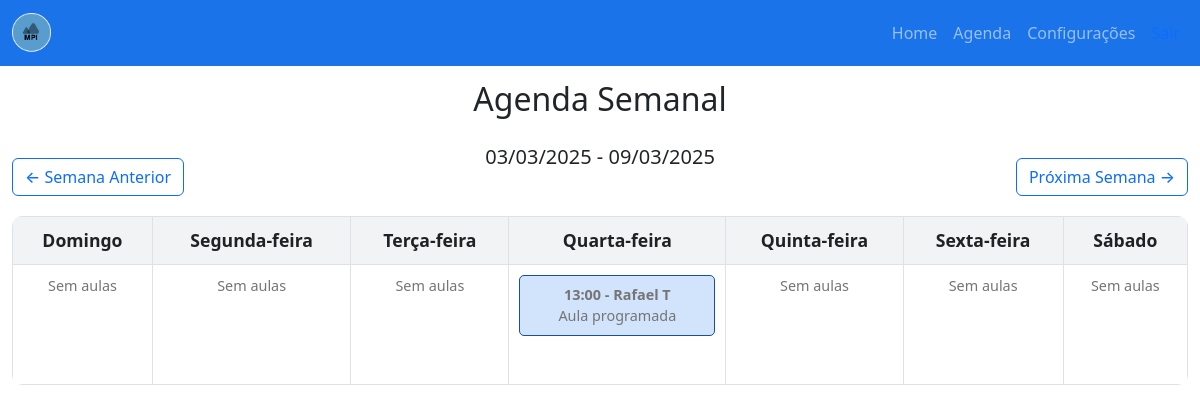
The page /agenda.php?semana=-1 (signed in) on the database as committed earlier.
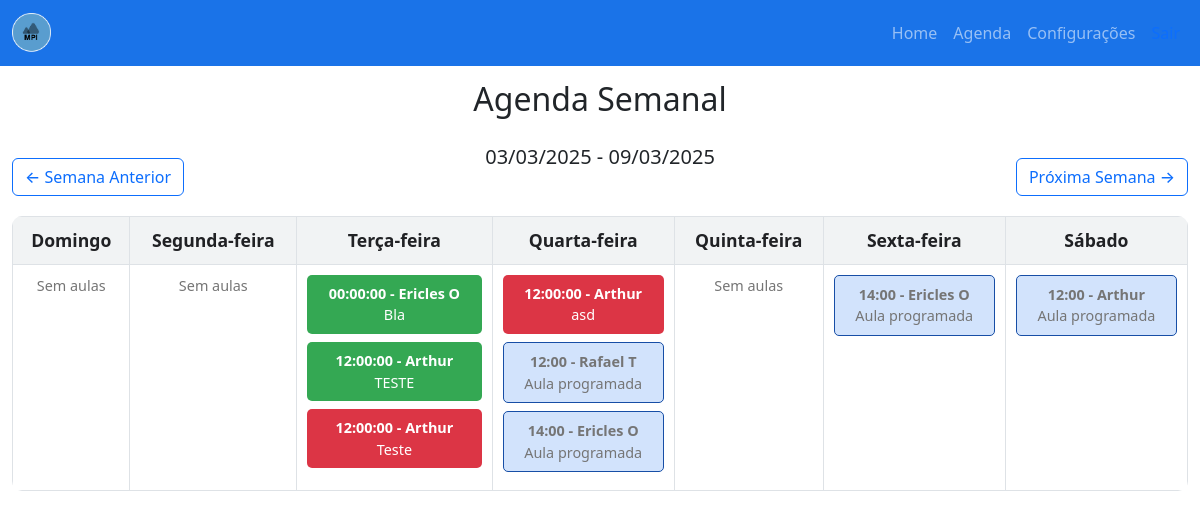
The same page on the database as committed later.
### tables this page shows
CREATE TABLE `aulas` (
  `AulaId` int(11) NOT NULL,
  `TurmaId` int(11) NOT NULL,
  `ProfId` int(11) NOT NULL,
  `DataAula` date NOT NULL,
  `Conteudo` text NOT NULL,
  `HoraInicio` time NOT NULL DEFAULT '00:00:00'
);

CREATE TABLE `turmas` (
  `TurmaId` int(11) NOT NULL,
  `TurmaNome` varchar(100) NOT NULL,
  `ProfId` int(11) NOT NULL,
  `DiasSemana` varchar(255) NOT NULL,
  `Horarios` text NOT NULL,
  `TurmaReuniao` varchar(255) DEFAULT NULL
);

### agenda.php (the view, shortened to what this page needs)
<?php
require('scripts/conectaBanco.php');
$profId = $_SESSION['UsuarioId'];
$semanaOffset = isset($_GET['semana']) ? intval($_GET['semana']) : 0;
$dataInicioSemana = date("Y-m-d", strtotime("monday $semanaOffset week", strtotime("today")));
$dataFimSemana = date("Y-m-d", strtotime("$dataInicioSemana +6 days"));
$diasSemana = ["Domingo", "Segunda-feira", "Terça-feira", "Quarta-feira", "Quinta-feira", "Sexta-feira", "Sábado"];
$sqlAulasDadas = "
    SELECT A.DataAula, A.HoraInicio, A.Conteudo, T.TurmaNome, P.Presente
    FROM Aulas A
    JOIN Turmas T ON A.TurmaId = T.TurmaId
    LEFT JOIN Presencas P ON A.AulaId = P.AulaId
    WHERE T.ProfId = ? AND A.DataAula BETWEEN ? AND ?
    ORDER BY A.DataAula, A.HoraInicio";
$stmtAulasDadas = $conexao->prepare($sqlAulasDadas);
$stmtAulasDadas->execute([$profId, $dataInicioSemana, $dataFimSemana]);
$aulasDadas = $stmtAulasDadas->fetchAll(PDO::FETCH_ASSOC);
$sqlTurmas = "SELECT TurmaId, TurmaNome, DiasSemana, Horarios FROM Turmas WHERE ProfId = ?";
$stmtTurmas = $conexao->prepare($sqlTurmas);
$stmtTurmas->execute([$profId]);
$turmas = $stmtTurmas->fetchAll(PDO::FETCH_ASSOC);
$aulasProgramadas = [];
foreach ($turmas as $turma) {
    $diasTurma = explode(', ', $turma['DiasSemana']);
    $horarios = json_decode($turma['Horarios'], true) ?: [];
    foreach ($diasTurma as $dia) {
        $indice = array_search($dia, $diasSemana);
        if ($indice !== false) {
            $dataAula = date("Y-m-d", strtotime("$dataInicioSemana +$indice days"));
            $horarioAula = isset($horarios[$dia]) ? $horarios[$dia] : 'Horário indefinido';
            $aulasProgramadas[] = [
                'DataAula' => $dataAula,
                'HoraInicio' => $horarioAula,
                'Conteudo' => 'Aula programada',
                'TurmaNome' => $turma['TurmaNome']
            ];
        }
    }
}
$aulas = array_merge($aulasDadas, $aulasProgramadas);
usort($aulas, function ($a, $b) {
    return strtotime($a['DataAula'] . ' ' . $a['HoraInicio']) - strtotime($b['DataAula'] . ' ' . $b['HoraInicio']);
});
$agendaSemana = [];
foreach ($aulas as $aula) {
    $agendaSemana[$aula['DataAula']][] = $aula;
}
?>
<!DOCTYPE html>
<html lang="pt-BR">
<head>
    <link href="https://cdn.jsdelivr.net/npm/bootstrap@5.3.3/dist/css/bootstrap.min.css" rel="stylesheet">
    <link rel="stylesheet" href="styles/agenda.css">
</head>
<body>
<nav class="navbar navbar-expand-lg navbar-dark fixed-top">
    <div class="container">
        <a class="navbar-brand" href="home.php">
            <img src="img/MPI.REDONDO.png" alt="Logo MPI">
        </a>
        <div class="collapse navbar-collapse" id="navbarNav">
            <ul class="navbar-nav ms-auto">
                <li class="nav-item"><a class="nav-link" href="home.php">Home</a></li>
                <li class="nav-item"><a class="nav-link" href="agenda.php">Agenda</a></li>
                <li class="nav-item"><a class="nav-link" href="#">Configurações</a></li>
                <li class="nav-item"><a class="nav-link btn btn-light text-primary" href="scripts/logOff.php">Sair</a></li>
            </ul>
        </div>
    </div>
</nav>
<div class="container mt-5">
    <h2 class="text-center">Agenda Semanal</h2>
    <div class="d-flex justify-content-between align-items-center mb-3">
        <a href="?semana=<?= $semanaOffset - 1; ?>" class="btn btn-outline-primary">← Semana Anterior</a>
        <h5 class="text-center">
            <?= date("d/m/Y", strtotime($dataInicioSemana)) . " - " . date("d/m/Y", strtotime($dataFimSemana)); ?>
        </h5>
        <a href="?semana=<?= $semanaOffset + 1; ?>" class="btn btn-outline-primary">Próxima Semana →</a>
    </div>
    <div class="agenda-container">
        <table class="table table-bordered">
            <thead>
                <tr>
                    <?php foreach ($diasSemana as $dia): ?>
                        <th class="text-center"><?= $dia; ?></th>
                    <?php endforeach; ?>
                </tr>
            </thead>
            <tbody>
                <tr>
                    <?php foreach ($diasSemana as $indice => $dia): ?>
                        <td class="agenda-dia">
                            <?php
                            $data = date("Y-m-d", strtotime("$dataInicioSemana +$indice days"));
                            if (isset($agendaSemana[$data])):
                                foreach ($agendaSemana[$data] as $aula):
                                    $classeCor = ($aula['Conteudo'] === 'Aula programada') ? 'bg-light text-muted' :
                                                 (($aula['Presente'] == '0') ? 'bg-danger text-white' : 'bg-success text-white');
                                    ?>
                                    <div class="agenda-aula <?= $classeCor; ?>">
                                        <strong><?= $aula['HoraInicio']; ?> - <?= $aula['TurmaNome']; ?></strong><br>
                                        <?= $aula['Conteudo']; ?>
                                    </div>
                                <?php endforeach;
                            else:
                                echo "<p class='text-muted'>Sem aulas</p>";
                            endif;
                            ?>
                        </td>
                    <?php endforeach; ?>
                </tr>
            </tbody>
        </table>
    </div>
</div>
</body>
</html>

### styles/agenda.css (style rules this page uses)
.navbar { background-color: #1a73e8; }
.navbar-brand img { height: 40px; }
.container { max-width: 1200px; }
h2 { margin-top: 5rem; }
.d-flex.justify-content-between a { margin: 2rem 0 0 0; font-size: 1rem; font-weight: 500; }
.agenda-container { margin-top: 20px; }
.table { background: white; border-radius: 10px; overflow: hidden; }
.table th { background: #f1f3f4; color: #202124; text-align: center; padding: 10px; font-size: 1.1rem; }
.table td { height: 120px; vertical-align: top; padding: 10px; font-size: 0.95rem; }
.agenda-aula { padding: 8px; border-radius: 5px; margin-bottom: 8px; font-size: 0.9rem; text-align: center; }
.bg-success { background: #34a853 !important; color: white !important; }
.bg-light { background: #d2e3fc !important; color: #174ea6 !important; border: 1px solid #174ea6; }
.text-muted { color: #757575 !important; font-size: 0.9rem; text-align: center; }

Rows that differ between the two databases and show on the page:
added aulas: HoraInicio "00:00:00", TurmaId.TurmaNome "Ericles O", Conteudo "Bla"
added aulas: HoraInicio "12:00:00", TurmaId.TurmaNome "Arthur", Conteudo "TESTE"
added aulas: HoraInicio "12:00:00", TurmaId.TurmaNome "Arthur", Conteudo "Teste"
added aulas: HoraInicio "12:00:00", TurmaId.TurmaNome "Arthur", Conteudo "asd"
Other text that changed with them:
list line gone: "13:00 - Rafael T Aula programada"
new list line: "12:00 - Rafael T Aula programada 14:00 - Ericles O Aula programada"
list line gone: "Sem aulas"
new list line: "14:00 - Ericles O Aula programada"
new list line: "12:00 - Arthur Aula programada"
